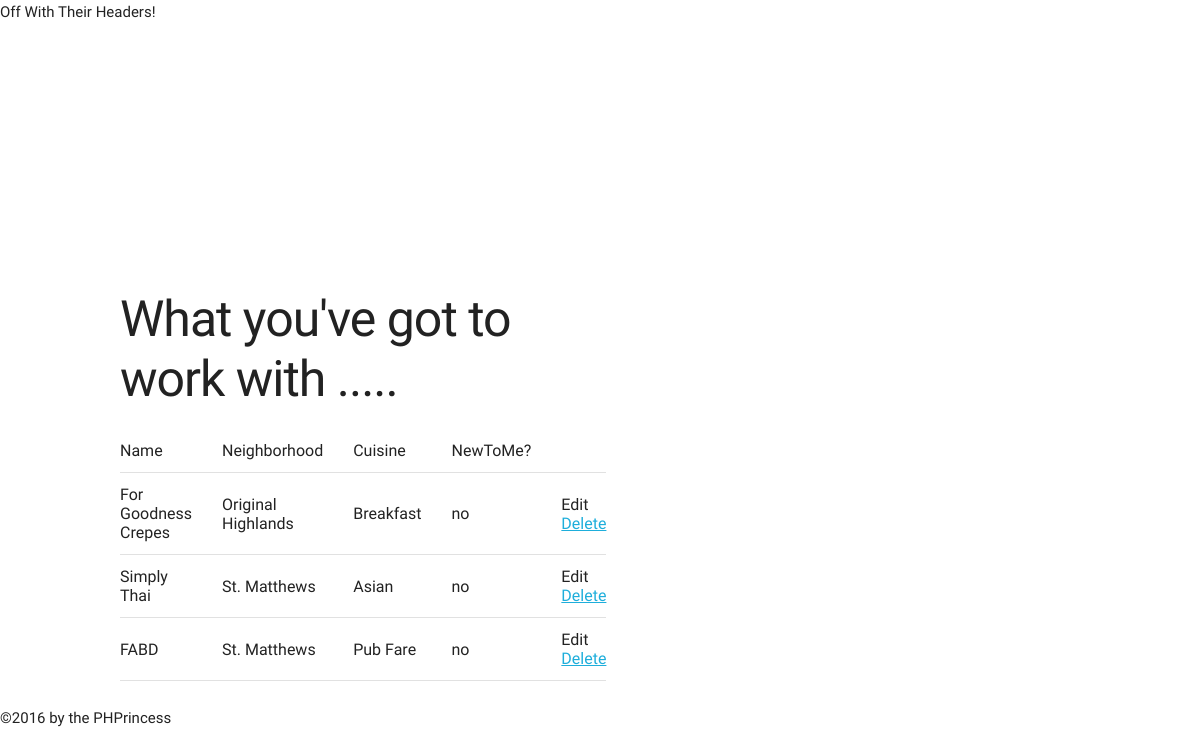
/directory.php, run on the app's committed database.
### tables this page shows
CREATE TABLE `restaurants` (
  `rest_id` bigint(20) UNSIGNED NOT NULL,
  `rest_name` varchar(40) NOT NULL,
  `neighborhood_id` int(3) DEFAULT '14',
  `cuisine_id` int(3) DEFAULT '11',
  `new_to_me` enum('yes','no') DEFAULT 'no'
);

CREATE TABLE `neighborhood` (
  `neighborhood_id` bigint(20) UNSIGNED NOT NULL,
  `neighborhood_name` varchar(30) NOT NULL
);

CREATE TABLE `cuisine` (
  `cuisine_id` bigint(20) UNSIGNED NOT NULL,
  `cuisine` varchar(25) NOT NULL
);

### directory.php (the view, shortened to what this page needs)
<?php
include("inc/header.php");
include("inc/connection.php");
?>
<h1>What you've got to work with .....</h1>
<?php
$fullListing = $db->query('SELECT * FROM restaurants
	INNER JOIN neighborhood ON restaurants.neighborhood_id = neighborhood.neighborhood_id
	INNER JOIN cuisine ON restaurants.cuisine_id = cuisine.cuisine_id'
	);
echo "<table>";
echo "<thead><tr><td>Name</td><td>Neighborhood</td><td>Cuisine</td><td>NewToMe?</td><td></td></tr></thead>";
echo "<tbody>";
	while ($dir = $fullListing->fetch())
	{
		echo "<tr><td>" . $dir['rest_name'] . "</td><td>" . $dir['neighborhood_name'] . "</td><td>" . $dir['cuisine'] . "</td><td>" . $dir['new_to_me'] . "</td><td>Edit <a href='delete.php'>Delete</td></tr>";
	}
	echo "</tbody>";
	echo "</table>";
?>
<?php
include("inc/footer.php");
?>

### css/skeleton.css (style rules this page uses)
html { font-size: 62.5%; }
body { font-size: 1.5em; line-height: 1.6; font-weight: 400; font-family: "Raleway", "HelveticaNeue", "Helvetica Neue", Helvetica, Arial, sans-serif; color: #222; }
h1, h2, h3, h4, h5, h6 { margin-top: 0; margin-bottom: 2rem; font-weight: 300; }
h1 { font-size: 4.0rem; line-height: 1.2; letter-spacing: -.1rem; }
@media (min-width: 550px) { h1 { font-size: 5.0rem; } }
a { color: #1EAEDB; }
th, td { padding: 12px 15px; text-align: left; border-bottom: 1px solid #E1E1E1; }
th:first-child, td:first-child { padding-left: 0; }
th:last-child, td:last-child { padding-right: 0; }
pre, blockquote, dl, figure, table, p, ul, ol, form { margin-bottom: 2.5rem; }

### data on the page
restaurants: rest_name "For Goodness Crepes", neighborhood.neighborhood_name "Original Highlands", cuisine.cuisine "Breakfast", new_to_me "no"
restaurants: rest_name "Simply Thai", neighborhood.neighborhood_name "St. Matthews", cuisine.cuisine "Asian", new_to_me "no"
restaurants: rest_name "FABD", neighborhood.neighborhood_name "St. Matthews", cuisine.cuisine "Pub Fare", new_to_me "no"
